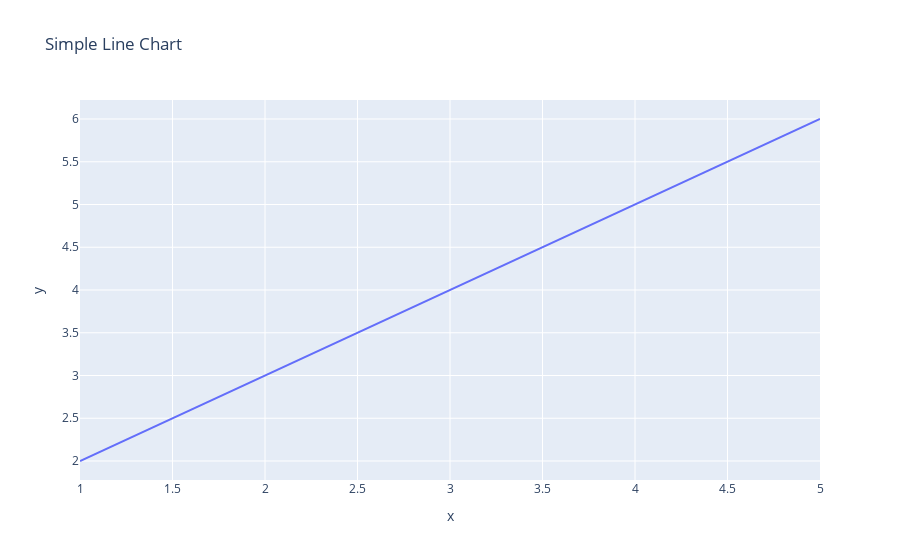

The notebook cell saved with this chart:
### Markdown cell above
## ⏱ Quick start

Plotly has 2 distinct ways of creating graphs: `plotly express` and `plotly graph objects`, which we'll discuss below. The simplest way to build an **interactive graph** is to use the express API. 

Once you've installed plotly using the `pip install plotly` command, you can create your first interactive graph.

### Code cell
import plotly.express as px

# Sample data
x_values = [1, 2, 3, 4, 5]
y_values = [2, 3, 4, 5, 6]

# Create a line chart using Plotly Express
fig = px.line(x=x_values, y=y_values, title="Simple Line Chart")

# Show the plot
fig.show()

### Figure 1 — Plotly figure (JSON) as saved in the notebook; plotly's stock layout.template omitted (floating-point values rounded to 4 significant figures)
{"data": [{"hovertemplate": "x=%{x}<br>y=%{y}<extra></extra>", "legendgroup": "", "line": {"color": "#636efa", "dash": "solid"}, "marker": {"symbol": "circle"}, "mode": "lines", "name": "", "orientation": "v", "showlegend": false, "type": "scatter", "x": [1, 2, 3, 4, 5], "xaxis": "x", "y": [2, 3, 4, 5, 6], "yaxis": "y"}], "layout": {"autosize": true, "legend": {"tracegroupgap": 0}, "title": {"text": "Simple Line Chart"}, "xaxis": {"anchor": "y", "autorange": true, "domain": [0, 1], "range": [1, 5], "title": {"text": "x"}, "type": "linear"}, "yaxis": {"anchor": "x", "autorange": true, "domain": [0, 1], "range": [1.778, 6.222], "title": {"text": "y"}, "type": "linear"}}}
